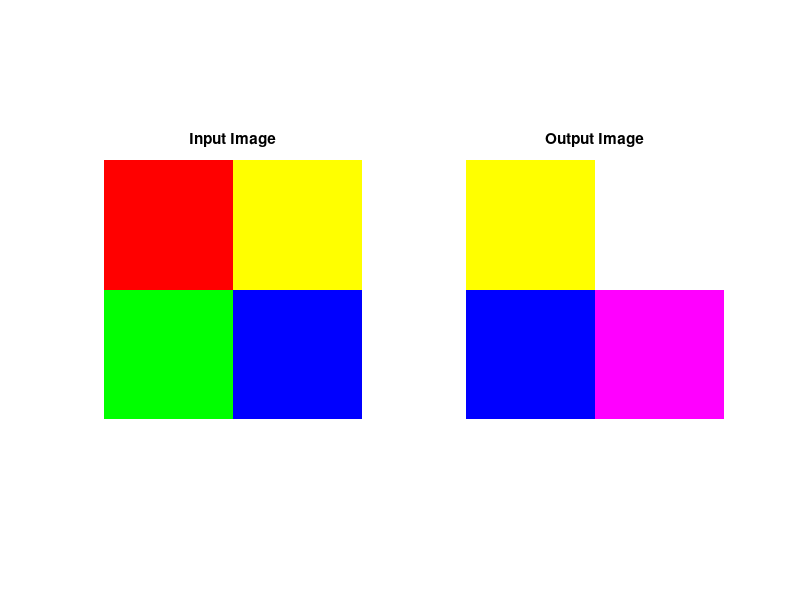

MATLAB code to generate this figure:
inputImage = zeros(200,200,3);
outputImage = zeros(200,200,3);

% inputImage Q1 - red
inputImage(1:100,1:100,1) = 255;

% inputImage Q2 - yellow
inputImage(1:100,101:200,1) = 255;
inputImage(1:100,101:200,2) = 255;
inputImage(1:100,101:200,3) = 0;

% inputImage Q3 - green
inputImage(101:200,1:100,2) = 255;

% inputImage Q4 - blue
inputImage(101:200,101:200,3) = 255;

% outputImage Q1 - Yellow
outputImage(1:100, 1:100, 1) = 255;
outputImage(1:100, 1:100, 2) = 255;

% outputImage Q2 - Middle Gray
outputImage(1:100, 101:200, :) = 181;

% outputImage Q3 - Blue
outputImage(101:200, 1:100, 3) = 255;

% outputImage Q4 - Magenta
outputImage(101:200, 101:200, 1) = 255;
outputImage(101:200, 101:200, 3) = 255;

figure;
subplot(1,2,1);
imshow(inputImage, []);
title("Input Image");

subplot(1,2,2);
imshow(outputImage, []);
title("Output Image");
